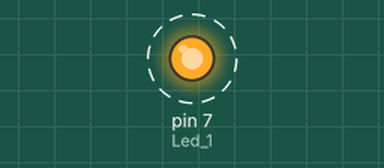
Bench run of a sketch on a simulated Arduino Uno, built with avr-gcc and run on an emulated ATmega328P. Shown: output pins drawn as LEDs (lit = HIGH). Dashed ring = blinking.

Above: at 0.2 s.
Timing chart, 0 to 3.0 s (numbered marks = the images above):
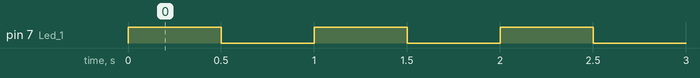

Measured:
- by itself, pin 7 (Led_1): alternates HIGH for 0.50 s and LOW for 0.50 s

The sketch:

Blinky.ino
```cpp
/****************************************************************
Program: Blinky
Board: Arduino UNO
****************************************************************/

int Led_1 = 7;                // LED in pin 7

void setup() {

  pinMode(Led_1, OUTPUT);     // pin 7 like OUTPUT

}

void loop() {

  digitalWrite(Led_1, HIGH);   // LED ON

  delay(500);                  // delay 500 ms

  digitalWrite(Led_1, LOW);    // LED OFF

  delay(500);                  // delay 500ms
}
```
